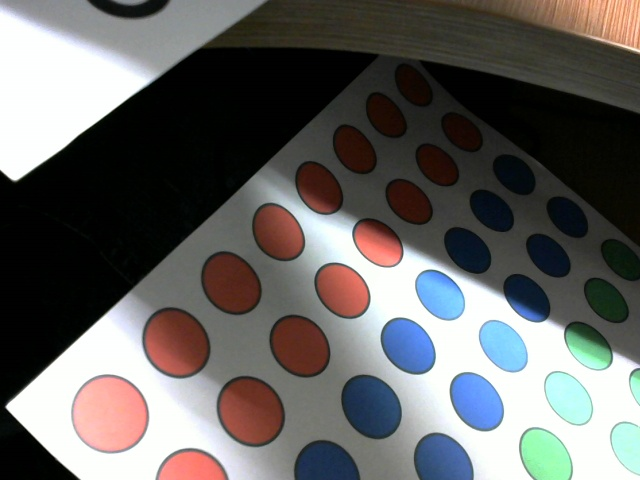
//> input picture corlor_identifi_match/1.jpg, 640 x 480 px
$ ./main   (built with g++ and OpenCV 4)
//> lines starting //> are read from the running program, lines starting //| are printed output that depends on the picture; after the words box and inside, x2 and y2 are one past the last pixel; in counts of white or black regions, pixels touching at a corner belong together
//> further down, a is the input picture: 480 rows x 640 cols, CV_8UC3; mean B, G, R 98.3, 99.7, 100.9
### papaer_ralated/mycircle.h
#pragma once
#include<vector>
#include<opencv.hpp>
using namespace std;
using namespace cv;

class mycircle
{
public:

	vector<Point2f> cir_idle;

public:
	mycircle();

	//画椭圆
	Mat& genarate_ellipse(Mat& img, vector<Point2f> center_idle, float angle = 0);

	//画圆
	Mat& genarate_cir(Mat& img, vector<Point2f> center_idle, int radius);

	~mycircle();
};

### papaer_ralated/mycircle.cpp
#include "mycircle.h"

mycircle::mycircle()
{
}

//void DrawEllipse(Mat img, double angle)
//{
//	int thickness = 2;
//	int lineType = 8;
//	ellipse(img,
//		Point(WINDOW_SIZE / 2.0, WINDOW_SIZE / 2.0),
//		Size(WINDOW_SIZE / 4.0, WINDOW_SIZE / 16.0),
//		angle,
//		0,
//		360,
//		Scalar(255, 0, 255),
//		thickness,
//		lineType);
//}

//画椭圆
// [19 lines left out: function genarate_ellipse, not called in this run]

//画圆
Mat& mycircle::genarate_cir(Mat& img, vector<Point2f> center_idle, int radius)
{
//> called with radius = 45
	int size = center_idle.size();
	for (size_t i = 0; i < size; i++)
	{
		int thickness = 2;
		int lineType = 8;
		circle(img,
			Point(center_idle[i].x, center_idle[i].y),
			radius,
			Scalar(255, 0, 255),
			thickness,
			lineType);
	}
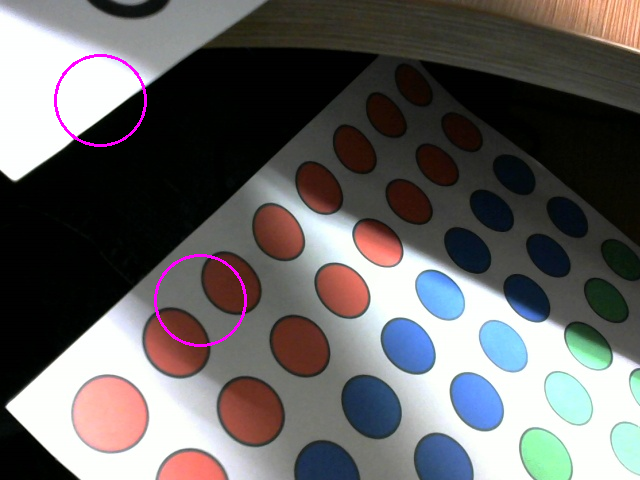
//> img: 480 rows x 640 cols, CV_8UC3; 0.54% of pixels changed, all inside (x1, y1, x2, y2) = (54, 54, 247, 347)
	return img;
}

mycircle::~mycircle()
{
}

### papaer_ralated/main.cpp
#include<opencv.hpp>
#include<cmath>
#include"mycircle.h"
#include<opencv2/highgui/highgui.hpp>
#include<opencv2/imgproc/imgproc.hpp>

//加噪点
void salt(Mat image, int n)
{
//> called with n = 5000
	int i, j;
	for (int k = 0; k<n; k++)
	{
		// rand()是随机数生成器
		i = rand() % image.cols;
		j = rand() % image.rows;
		if (image.type() == CV_8UC1)
		{ // 灰度图像
			image.at<uchar>(j, i) = 255;
		}
		else if (image.type() == CV_8UC3)
		{ // 彩色图像
			image.at<cv::Vec3b>(j, i)[0] = 255;
			image.at<cv::Vec3b>(j, i)[1] = 255;
			image.at<cv::Vec3b>(j, i)[2] = 255;
		}
	}
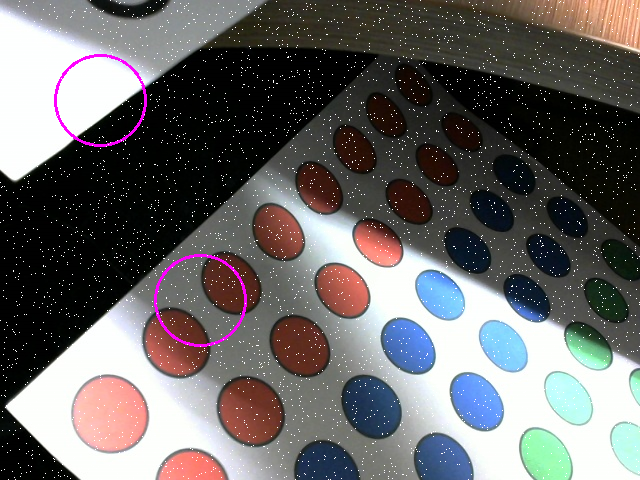
//> image: 480 rows x 640 cols, CV_8UC3; 1.61% of pixels changed, all inside (x1, y1, x2, y2) = (0, 0, 640, 480)
}

//2d点欧氏距离
float dis_comput_point(Point2f a, Point2f b)
{
	return sqrt(pow((a.x - b.x), 2) + pow((a.y - b.y), 2));
}

//2d点乱序，最小距离
int comput_err2d_random_order(const vector<Point2f> detected, const vector<Point2f>idle, vector<float>err)
{
	int num_match=0;
	int seze_idle = idle.size();
	int seze_detected = detected.size();
	for (int i = 0; i < seze_detected; i++)
	{
		float min = 9999;
		for (int j = 0; j < seze_idle; j++)
		{
			float dis=dis_comput_point(detected[i], idle[j]);//2d点欧氏距离
			if (dis < min)min = dis;//距离最小点为误差
		}
		err.push_back(min);
		num_match++;
	}
	return num_match;
}

int main()
{
	Mat a = imread("1.jpg");

	mycircle cir;
	cir.cir_idle.push_back({ 100, 100 });
	cir.cir_idle.push_back({ 200, 300 });

	//cir.genarate_ellipse(a, cir.cir_idle, 45);
	cir.genarate_cir(a, cir.cir_idle, 45);

	salt(a, 5000);

	Mat _blur;
	blur(a, _blur, Size(2, 2), Point(-1, -1));
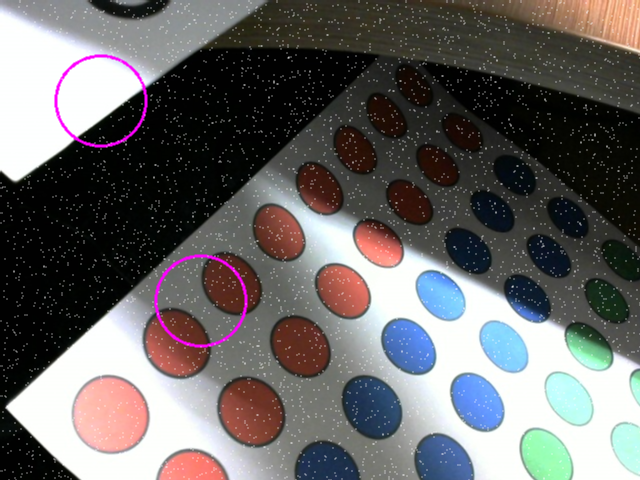
//> _blur: 480 rows x 640 cols, CV_8UC3; mean B, G, R 101.9, 101.9, 104.4
	imshow("_blur", _blur);

	// [9 lines of commented-out code are left out]

	imshow("1.jpg", a);
	waitKey();
	return 0;
}

$ run again, with corlor_identifi_match/2.jpg copied over corlor_identifi_match/1.jpg
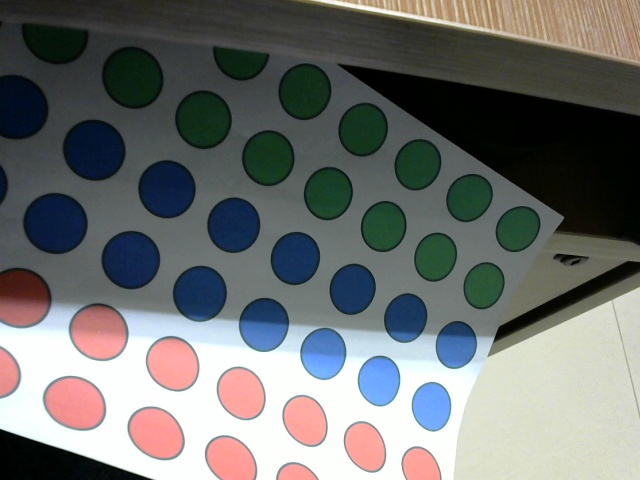
//> input picture corlor_identifi_match/2.jpg, 640 x 480 px
//> a is the input picture: 480 rows x 640 cols, CV_8UC3; mean B, G, R 111.2, 112.5, 110.3
//> after the loop in salt, `for (int k = 0; k<n; k++)`:
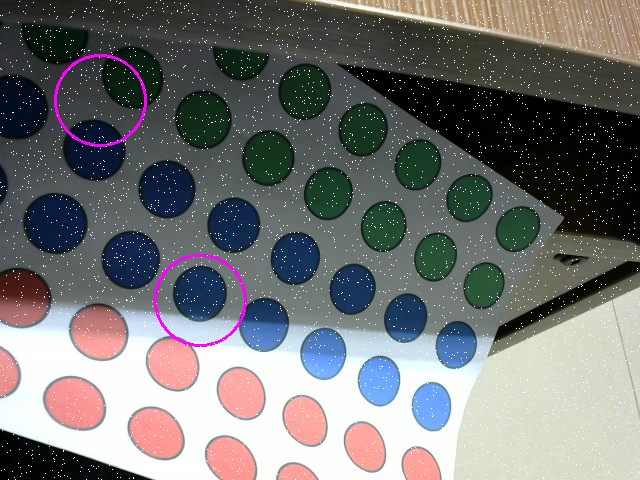
//> image: 480 rows x 640 cols, CV_8UC3; mean B, G, R 114.4, 114.3, 113.5
//> `blur(a, _blur, Size(2, 2), Point(-1, -1));`:
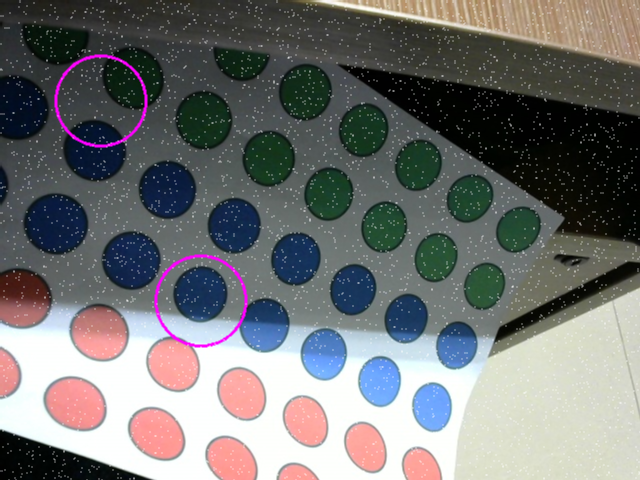
//> _blur: 480 rows x 640 cols, CV_8UC3; mean B, G, R 114.6, 114.5, 113.8

$ run again, with corlor_identifi_match/4.jpg copied over corlor_identifi_match/1.jpg
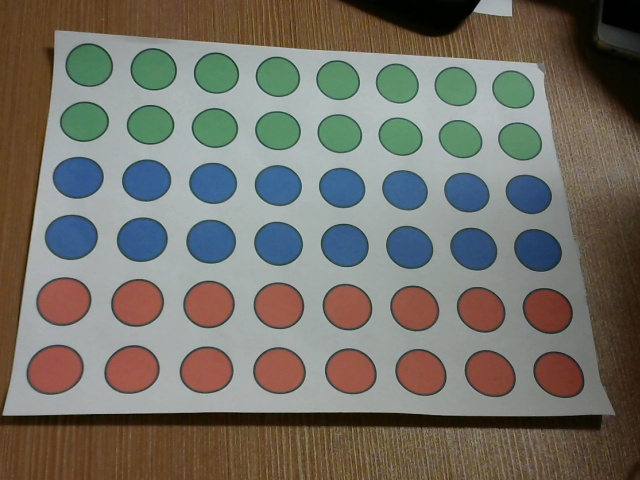
//> input picture corlor_identifi_match/4.jpg, 640 x 480 px
//> a is the input picture: 480 rows x 640 cols, CV_8UC3; mean B, G, R 104.4, 113, 116.3
//> after the loop in salt, `for (int k = 0; k<n; k++)`:
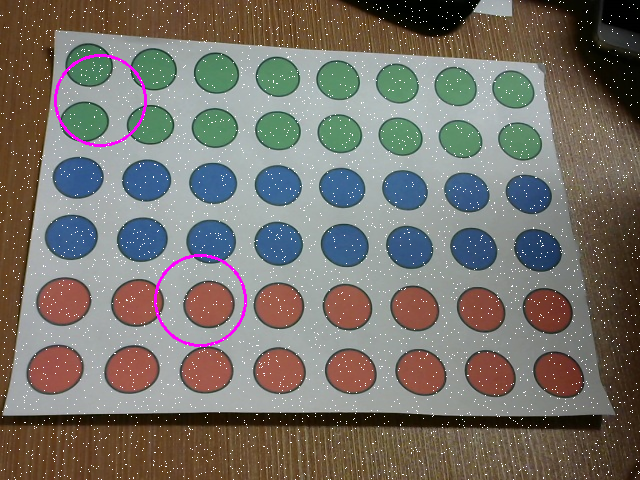
//> image: 480 rows x 640 cols, CV_8UC3; mean B, G, R 107.4, 114.5, 119.2
//> `blur(a, _blur, Size(2, 2), Point(-1, -1));`:
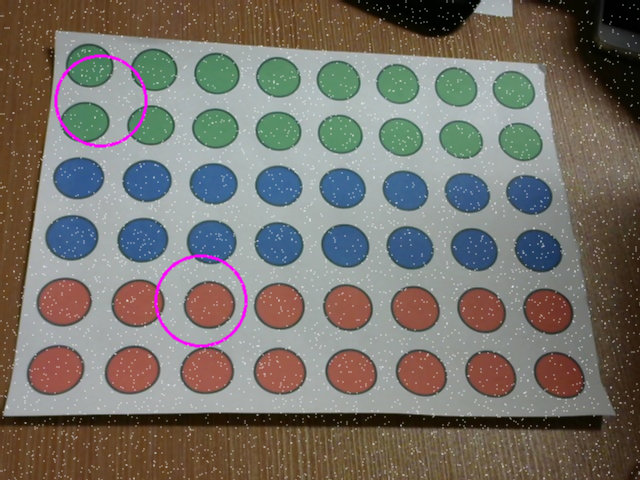
//> _blur: 480 rows x 640 cols, CV_8UC3; mean B, G, R 107.8, 114.8, 119.6
